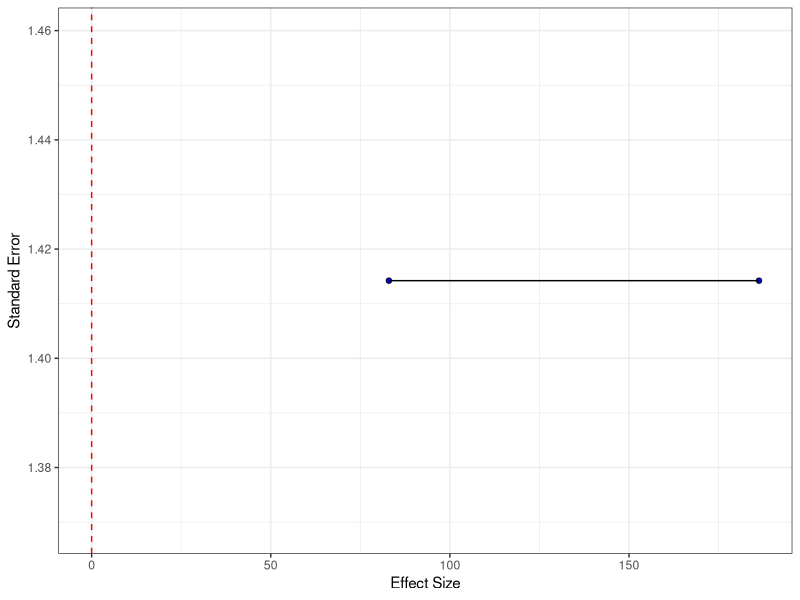

Here is the R script that generated this plot: (Note: this script raises an error after producing the figure.)
install.packages("readxl")
library(readxl)
data <- read_xlsx("metaanalysis_data.xlsx")

#  boys' and girls' toy preferences
mean_boys_effect <- mean(data$Mean_boys_play_male)
mean_girls_effect <- mean(data$Mean_girls_play_male)

combined_effect <- c(mean_boys_effect, mean_girls_effect)

library(ggplot2)

# Calculate the standard errors (SE) for each effect size (assuming equal sample sizes for simplicity)
n <- length(combined_effect)
se <- 1 / sqrt(n)

# Create a data frame for the funnel plot
funnel_data <- data.frame(Effect = combined_effect, SE = se)

# Create the funnel plot
ggplot(funnel_data, aes(x = Effect, y = 1/SE)) +
  geom_point(shape = 21, fill = "blue", color = "black") +
  geom_line() +
  labs(x = "Effect Size", y = "Standard Error") +
  geom_vline(xintercept = 0, linetype = "dashed", color = "red") +
  theme_bw()


# Calculate the mean effect sizes for studies with male and female authors
mean_male_authors_effect <- mean(data$Mean_boys_play_male[data$`Male authors` > 0])
mean_female_authors_effect <- mean(data$Mean_boys_play_male[data$`Female authors` > 0])

# Compare the effect sizes between studies with male and female authors
effect_comparison <- t.test(data$Mean_boys_play_male[data$`Male authors` > 0],
                            data$Mean_boys_play_male[data$`Female authors` > 0])

# Print the results
cat("Mean effect size for boys' toy preferences:", mean_boys_effect, "\n")
cat("Mean effect size for girls' toy preferences:", mean_girls_effect, "\n")
cat("Mean effect size for studies with male authors:", mean_male_authors_effect, "\n")
cat("Mean effect size for studies with female authors:", mean_female_authors_effect, "\n")
cat("Comparison of effect sizes between studies with male and female authors:\n")
print(effect_comparison)

# "Does gender affect results?":
#The output of the t-test indicates that the p-value is 0.4063, which is greater than the conventional significance level of 0.05. Therefore, we do not have sufficient evidence to reject the null hypothesis that the true difference in mean effect sizes between studies with male authors and studies with female authors is equal to zero.
#Based on this analysis, we can conclude that author gender does not significantly affect the study in terms of the mean effect sizes for boys' toy preferences.
#The sample estimates indicate that the mean effect size for studies with male authors is 152.728, while the mean effect size for studies with female authors is 186.280. However, the lack of statistical significance suggests that this observed difference could be due to random variation rather than a systematic effect of author gender.
